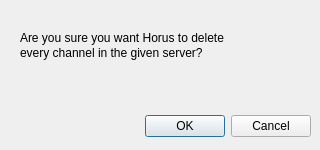
<?xml version="1.0" encoding="UTF-8"?>
<ui version="4.0">
 <class>dlgInvokeCPurge</class>
 <widget class="QDialog" name="dlgInvokeCPurge">
  <property name="geometry">
   <rect>
    <x>0</x>
    <y>0</y>
    <width>320</width>
    <height>150</height>
   </rect>
  </property>
  <property name="minimumSize">
   <size>
    <width>320</width>
    <height>150</height>
   </size>
  </property>
  <property name="maximumSize">
   <size>
    <width>320</width>
    <height>150</height>
   </size>
  </property>
  <property name="windowTitle">
   <string>Confirm CPurge</string>
  </property>
  <widget class="QDialogButtonBox" name="btnBox">
   <property name="geometry">
    <rect>
     <x>10</x>
     <y>110</y>
     <width>301</width>
     <height>32</height>
    </rect>
   </property>
   <property name="orientation">
    <enum>Qt::Horizontal</enum>
   </property>
   <property name="standardButtons">
    <set>QDialogButtonBox::Cancel|QDialogButtonBox::Ok</set>
   </property>
  </widget>
  <widget class="QLabel" name="lblComf">
   <property name="geometry">
    <rect>
     <x>20</x>
     <y>30</y>
     <width>281</width>
     <height>16</height>
    </rect>
   </property>
   <property name="text">
    <string>Are you sure you want Horus to delete</string>
   </property>
  </widget>
  <widget class="QLabel" name="lblComf2">
   <property name="geometry">
    <rect>
     <x>20</x>
     <y>45</y>
     <width>281</width>
     <height>16</height>
    </rect>
   </property>
   <property name="text">
    <string>every channel in the given server?</string>
   </property>
  </widget>
 </widget>
 <resources/>
 <connections>
  <connection>
   <sender>btnBox</sender>
   <signal>accepted()</signal>
   <receiver>dlgInvokeCPurge</receiver>
   <slot>accept()</slot>
   <hints>
    <hint type="sourcelabel">
     <x>248</x>
     <y>254</y>
    </hint>
    <hint type="destinationlabel">
     <x>157</x>
     <y>274</y>
    </hint>
   </hints>
  </connection>
  <connection>
   <sender>btnBox</sender>
   <signal>rejected()</signal>
   <receiver>dlgInvokeCPurge</receiver>
   <slot>reject()</slot>
   <hints>
    <hint type="sourcelabel">
     <x>316</x>
     <y>260</y>
    </hint>
    <hint type="destinationlabel">
     <x>286</x>
     <y>274</y>
    </hint>
   </hints>
  </connection>
 </connections>
</ui>
